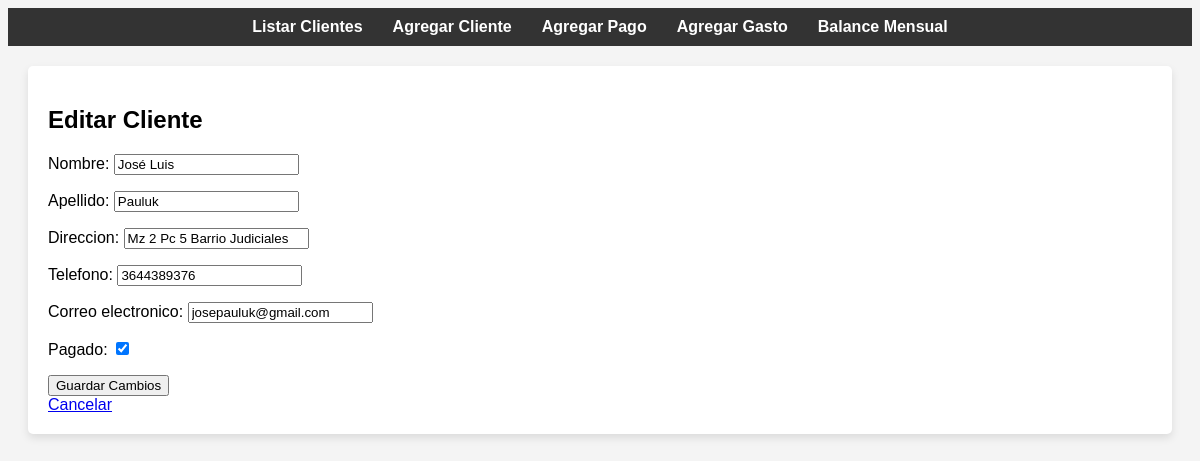
/editar_cliente/2/, run on the app's committed database.
### gym_app/models.py (models this page shows, shortened)
class Cliente(models.Model):
    nombre = models.CharField(max_length=255)
    apellido = models.CharField(max_length=255)
    direccion = models.CharField(max_length=255, blank=True, null=True)
    telefono = models.CharField(max_length=20)
    correo_electronico = models.EmailField(blank=True, null=True)
    pagado = models.BooleanField(default=False)
    fecha_registro = models.DateField(auto_now_add=True)

### gym_app/views.py (the view)
# urls.py: path('editar_cliente/<int:cliente_id>/', views.editar_cliente, name='editar_cliente'),
def editar_cliente(request, cliente_id):
    cliente = get_object_or_404(Cliente, id=cliente_id)
    if request.method == 'POST':
        form = ClienteForm(request.POST, instance=cliente)
        if form.is_valid():
            form.save()
            return redirect('listar_clientes')
    else:
        form = ClienteForm(instance=cliente)
    return render(request, 'gym_app/editar_cliente.html', {'form': form, 'cliente': cliente})

### gym_app/forms.py
class ClienteForm(forms.ModelForm):
    class Meta:
        model = Cliente
        fields = ['nombre', 'apellido', 'direccion', 'telefono', 'correo_electronico', 'pagado']
        widgets = {
            'nombre': forms.TextInput(attrs={'class': 'form-control', 'placeholder': 'Nombre'}),
            'apellido': forms.TextInput(attrs={'class': 'form-control', 'placeholder': 'Apellido'}),
            'direccion': forms.TextInput(attrs={'class': 'form-control', 'placeholder': 'Dirección'}),
            'telefono': forms.TextInput(attrs={'class': 'form-control', 'placeholder': 'Teléfono'}),
            'correo_electronico': forms.EmailInput(attrs={'class': 'form-control', 'placeholder': 'Correo Electrónico'}),
            'pagado': forms.CheckboxInput(attrs={'class': 'form-check-input'}),
        }

### gym_app/templates/gym_app/editar_cliente.html (shortened to what this page needs)
{% extends 'gym_app/base.html' %}
{% block content %}
<h2>Editar Cliente</h2>
<form method="POST">
    {{ form.as_p }}
    <button type="submit">Guardar Cambios</button>
</form>
<a href="{% url 'listar_clientes' %}">Cancelar</a>
{% endblock %}

### static/css/styles.css (style rules this page uses)
body { font-family: Arial, sans-serif; background-color: #f4f4f4; }

### gym_app/templates/gym_app/base.html (style rules this page uses)
body { font-family: Arial, sans-serif; background-color: #f4f4f4; }

### data on the page
Cliente: nombre "José Luis", apellido "Pauluk", direccion "Mz 2 Pc 5 Barrio Judiciales", telefono "3644389376", correo_electronico "josepauluk@gmail.com", pagado "☑"
